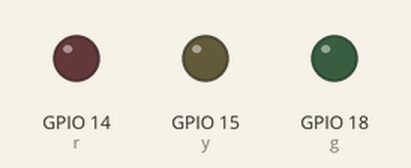
Bench run of a program on a simulated Raspberry Pi (BCM pin numbers). Shown: output pins drawn as LEDs (lit = HIGH). At 33.0 s the program stops and its outputs stay as they are.

Above: at 1.5 s.
At 5.0 s:
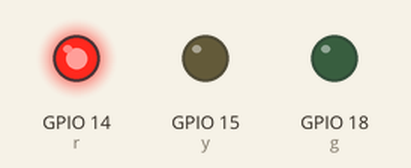
At 8.0 s:
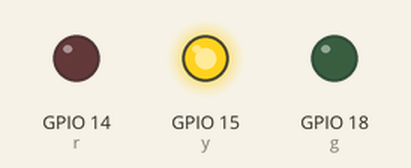
Timing chart, 0 to 13.0 s (numbered marks = the images above):
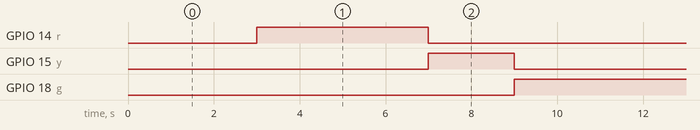

The program:

___.py
```python
import RPi.GPIO
import time
RPi.GPIO.setmode(RPi.GPIO.BCM)
RPi.GPIO.setwarnings(False)
r = 14
y = 15
g = 18
RPi.GPIO.setup(r,RPi.GPIO.OUT)
RPi.GPIO.setup(y,RPi.GPIO.OUT)
RPi.GPIO.setup(g,RPi.GPIO.OUT)
time.sleep(3)
for i in range(3):
    RPi.GPIO.output(r,1)
    time.sleep(4)
    RPi.GPIO.output(r,0)
    RPi.GPIO.output(y,1)
    time.sleep(2)
    RPi.GPIO.output(y,0)
    RPi.GPIO.output(g,1)
    time.sleep(4)
    RPi.GPIO.output(g,0)
RPi.GPIO.cleanup()
```

Measured:
- by itself, GPIO 14 (r), GPIO 18 (g): alternates HIGH for 4.0 s and LOW for 6.0 s
- by itself, GPIO 15 (y): alternates HIGH for 2.0 s and LOW for 8.0 s
